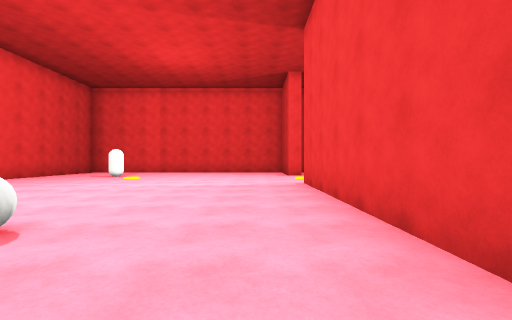
[1] (above)

13 first-person views from a walk through a scene from a Unity 3-D project. The camera is 1.2 m above the floor, looks level and sees 85° across. The floor is counted in squares, 2 m on a side. Each view is taken from the middle of a square. On the plan, view 1 faces up. The plan holds only what a view shows up to about 9 squares ahead; the rest is blank. The player character is not drawn. Surface patterns are stand-ins for the level's own textures.

[2]
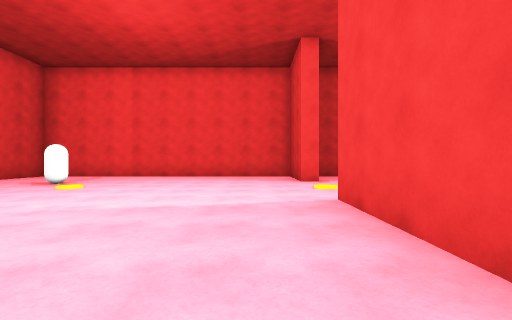

[3]
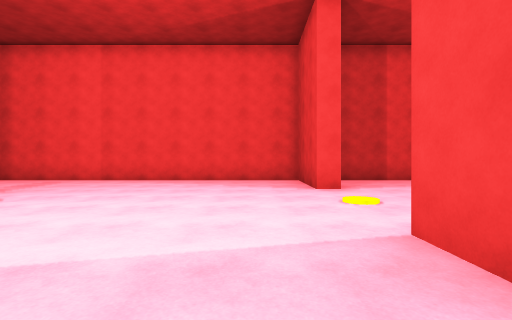

[4]
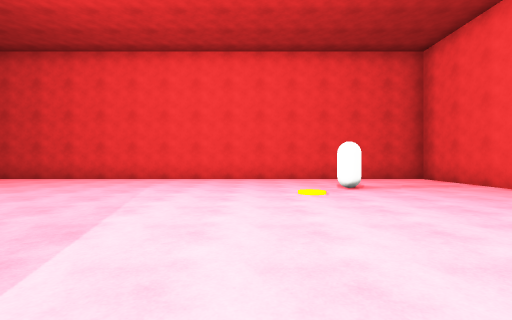

[5]
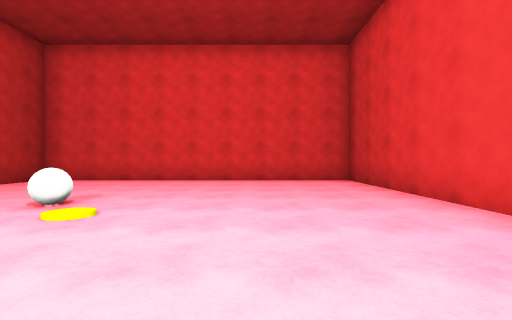

[6]
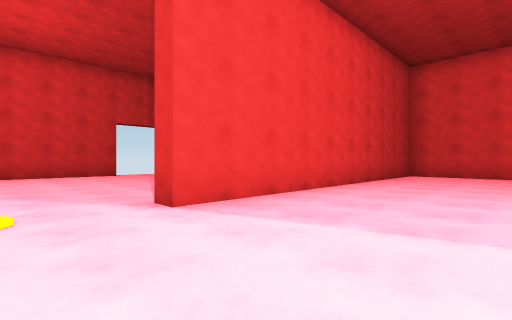

[7]
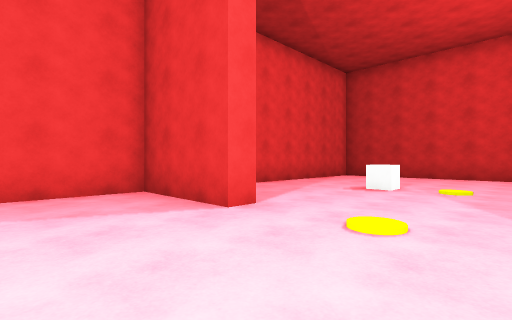

[8]
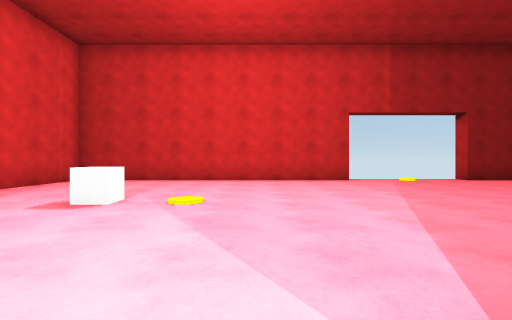

[9]
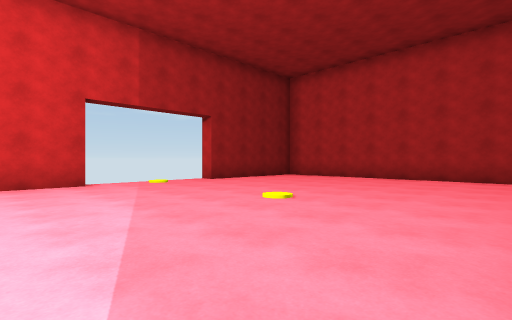

[10]
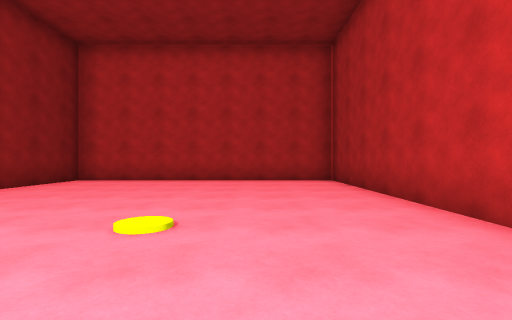

[11]
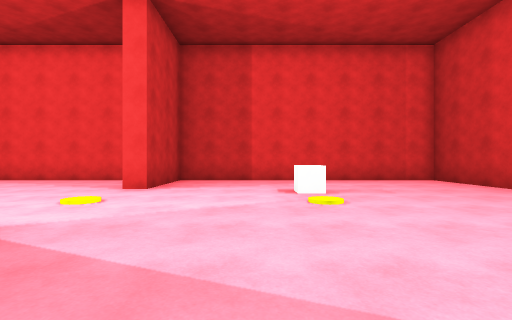

[12]
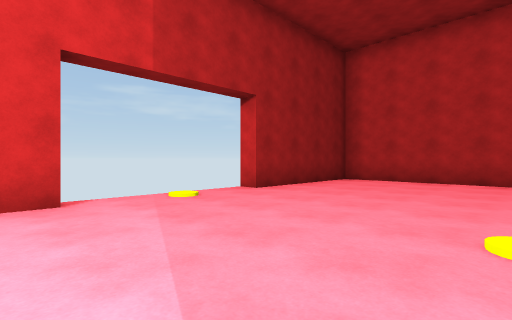

[13]
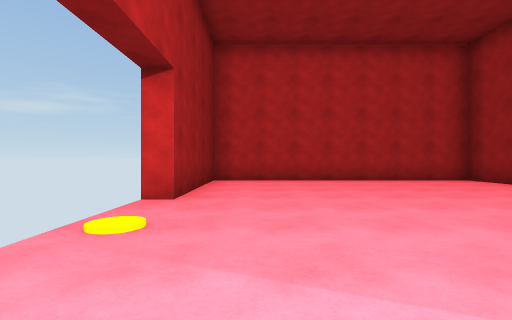

### Floor plan
Ten units are one square. View 1 is at (0, 0); x grows to the right and y downward. Boxes are objects, and circles mark ways between rooms. Rooms are numbered by the first view taken in them; rooms with no view inside come last. Other rooms are left out.
<svg viewBox="-83 -137 186 165">
<path fill="none" stroke="#000" d="M17 -107 13 -107 13 -132 -78 -132 -78 23 13 23 13 -72M13 -72 18 -72M17 -36 17 23 92 23 92 -17 98 -17M92 -51 92 -132 17 -132 17 -107"/>
<rect x="-55" y="-105" width="10" height="10" fill="#bbb"><title>other object</title></rect>
<rect x="-25" y="-25" width="10" height="10" fill="#bbb"><title>other object</title></rect>
<rect x="45" y="-105" width="10" height="10" fill="#bbb"><title>other object</title></rect>
<circle cx="10" cy="-90" r="3" fill="#2a7"/>
<text x="-30" y="-60">1</text>
<text x="50" y="-60">2</text>
</svg>
Room 1 opens to room 2.

Where each view was taken, in squares from view 1:
view 1: 0 up, 0 right, facing up
view 2: 3 up, 0 right, facing up
view 3: 5 up, 0 right, facing up
view 4: 8 up, 1 right, facing left
view 5: 6 up, 5 left, facing down
view 6: 9 up, 2 left, facing down-right
view 7: 8 up, 1 left, facing up-right
view 8: 8 up, 1 right, facing right
view 9: 7 up, 2 right, facing down-right
view 10: 6 up, 4 right, facing down
view 11: 5 up, 4 right, facing up
view 12: 6 up, 5 right, facing down-right
view 13: 6 up, 8 right, facing down
